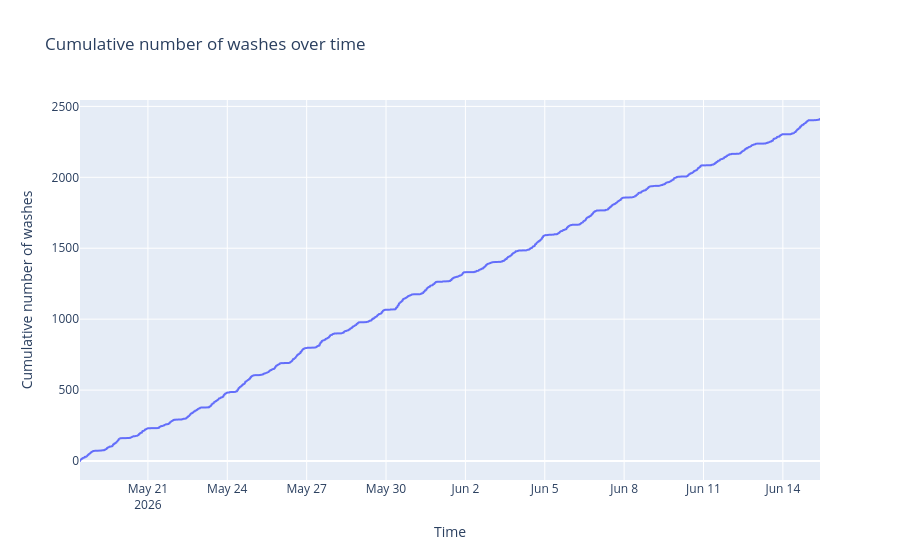
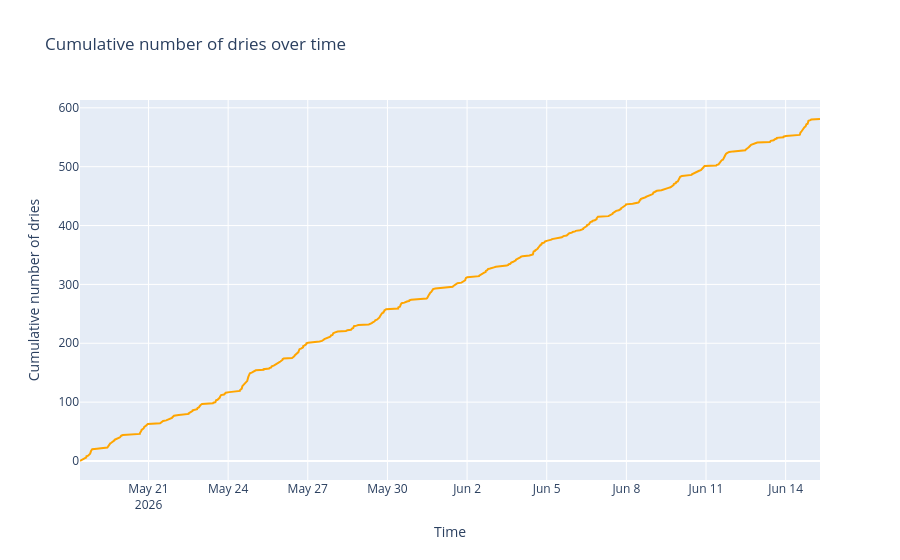

The code cell stored with these charts, in order, in its notebook:
### Markdown cell above
## Exploratívna analýza

### Code cell
print("=== ANALYSYS ===")
print(f"Number of events: {len(df)}")
print(f"Number of washes: {len(df[df['type'] == 'WASHING_MACHINE'])}")
print(f"Median cycle duration: {df['cycle_duration_minutes'].median():.2f} minutes")
print(f"Number of dries: {len(df[df['type'] == 'DRYER'])}")
print(f"Median cycle duration: {df[df['type'] == 'DRYER']['cycle_duration_minutes'].median():.2f} minutes")



# Kumulativny graf poctu prani a suseni

df_washes = df[df["type"] == "WASHING_MACHINE"].reset_index(drop=True)
df_dryers = df[df["type"] == "DRYER"].reset_index(drop=True)

fig1 = px.line(df_washes, x="start_time", y=df_washes.index, title="Cumulative number of washes over time")
fig1.update_layout(xaxis_title="Time", yaxis_title="Cumulative number of washes")
fig1.show()

fig2 = px.line(df_dryers, x="start_time", y=df_dryers.index, title="Cumulative number of dries over time", color_discrete_sequence=["orange"])
fig2.update_layout(xaxis_title="Time", yaxis_title="Cumulative number of dries")
fig2.show()

### Figure 1 — Plotly figure (JSON) as saved in the notebook; plotly's stock layout.template omitted (floating-point values rounded to 4 significant figures; data arrays with more than 128 entries replaced by an {"elided": "..."} marker saying what was removed)
{"data": [{"hovertemplate": "start_time=%{x}<br>index=%{y}<extra></extra>", "legendgroup": "", "line": {"color": "#636efa", "dash": "solid"}, "marker": {"symbol": "circle"}, "mode": "lines", "name": "", "showlegend": false, "type": "scattergl", "x": {"elided": "2412 str values"}, "xaxis": "x", "y": {"elided": "2412 int values"}, "yaxis": "y"}], "layout": {"legend": {"tracegroupgap": 0}, "title": {"text": "Cumulative number of washes over time"}, "xaxis": {"anchor": "y", "domain": [0, 1], "title": {"text": "Time"}}, "yaxis": {"anchor": "x", "domain": [0, 1], "title": {"text": "Cumulative number of washes"}}}}

### Figure 2 — Plotly figure (JSON) as saved in the notebook; plotly's stock layout.template omitted (floating-point values rounded to 4 significant figures; data arrays with more than 128 entries replaced by an {"elided": "..."} marker saying what was removed)
{"data": [{"hovertemplate": "start_time=%{x}<br>index=%{y}<extra></extra>", "legendgroup": "", "line": {"color": "orange", "dash": "solid"}, "marker": {"symbol": "circle"}, "mode": "lines", "name": "", "orientation": "v", "showlegend": false, "type": "scatter", "x": {"elided": "582 str values"}, "xaxis": "x", "y": {"elided": "582 int values"}, "yaxis": "y"}], "layout": {"legend": {"tracegroupgap": 0}, "title": {"text": "Cumulative number of dries over time"}, "xaxis": {"anchor": "y", "domain": [0, 1], "title": {"text": "Time"}}, "yaxis": {"anchor": "x", "domain": [0, 1], "title": {"text": "Cumulative number of dries"}}}}
